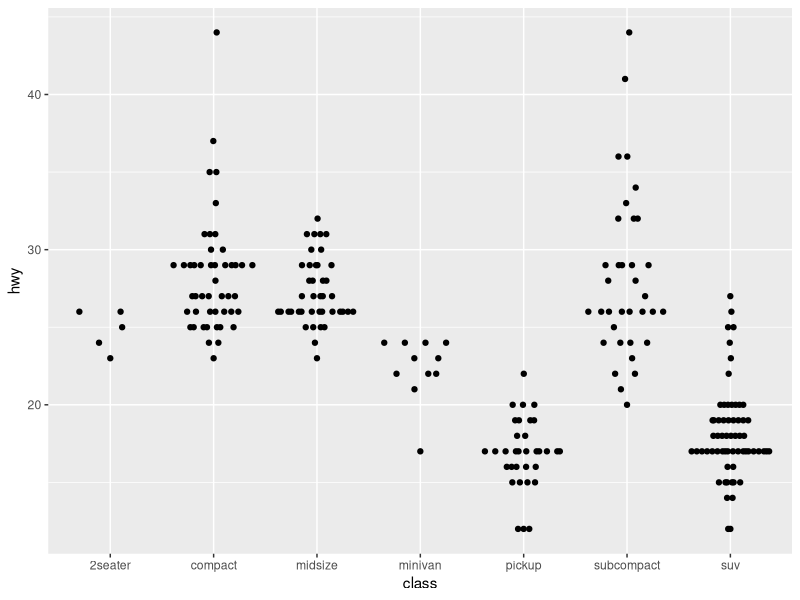
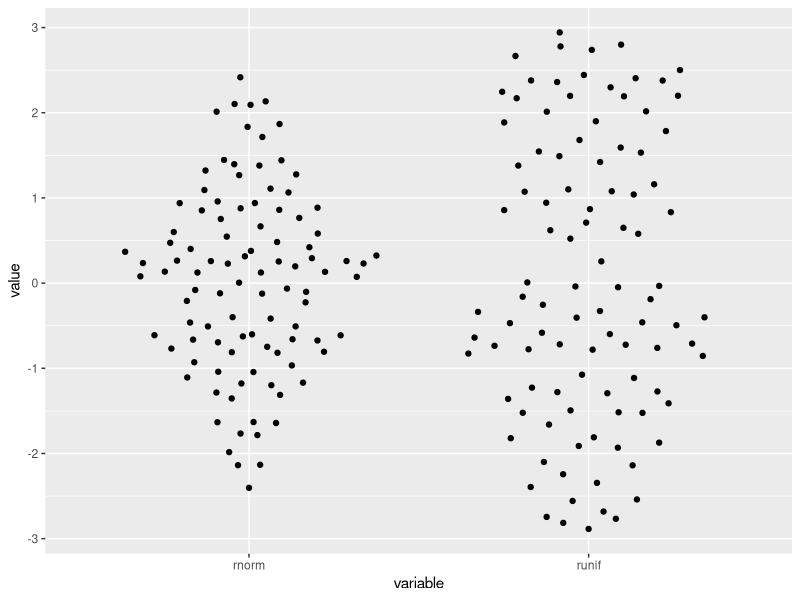
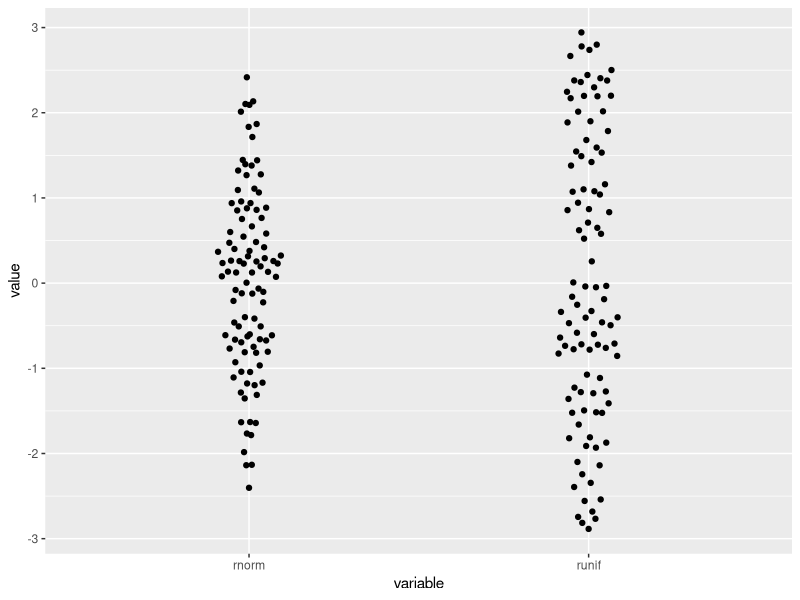

The R source for these figures, in order:
library(ggbeeswarm)


### Name: ggbeeswarm
### Title: ggbeeswarm extends ggplot2 with violin point/beeswarm plots
### Aliases: ggbeeswarm ggbeeswarm-package

### ** Examples


  ggplot2::ggplot(ggplot2::mpg,aes(class, hwy)) + geom_quasirandom()
  # Generate fake data
  distro <- data.frame(
    'variable'=rep(c('runif','rnorm'),each=100),
    'value'=c(runif(100, min=-3, max=3), rnorm(100))
  )
  ggplot2::ggplot(distro,aes(variable, value)) + geom_quasirandom()
  ggplot2::ggplot(distro,aes(variable, value)) + geom_quasirandom(width=.1)
